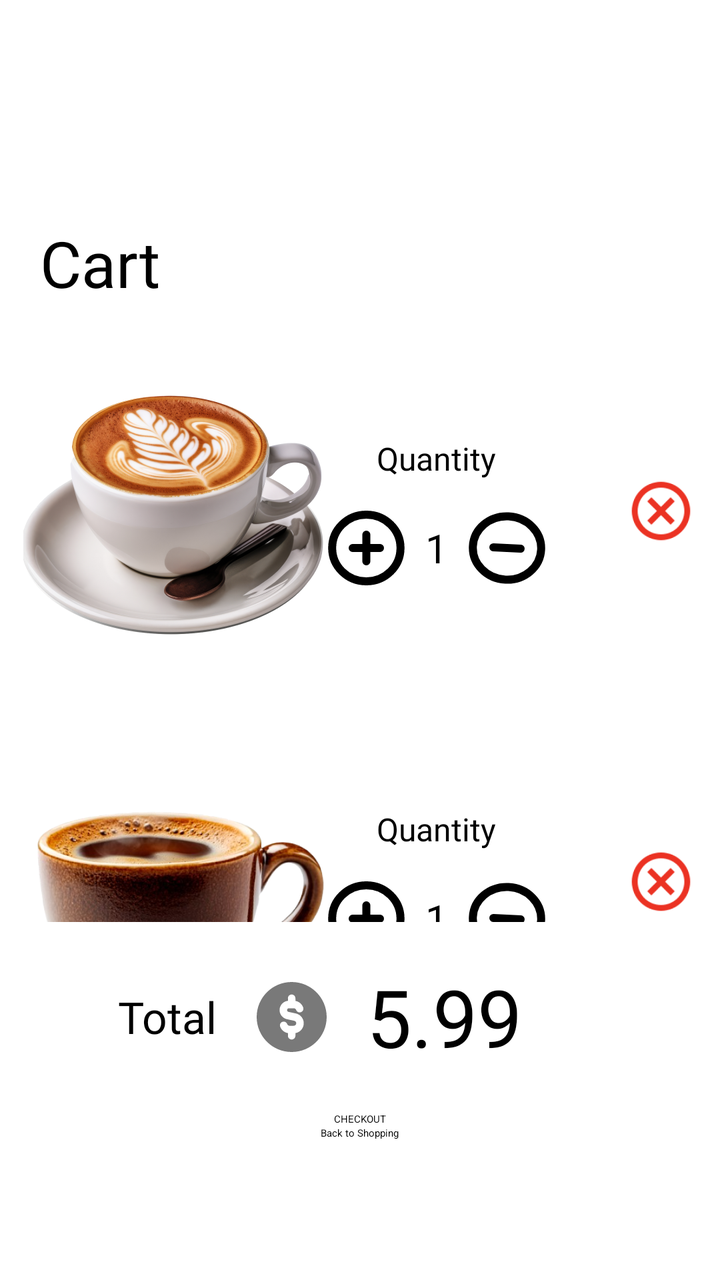
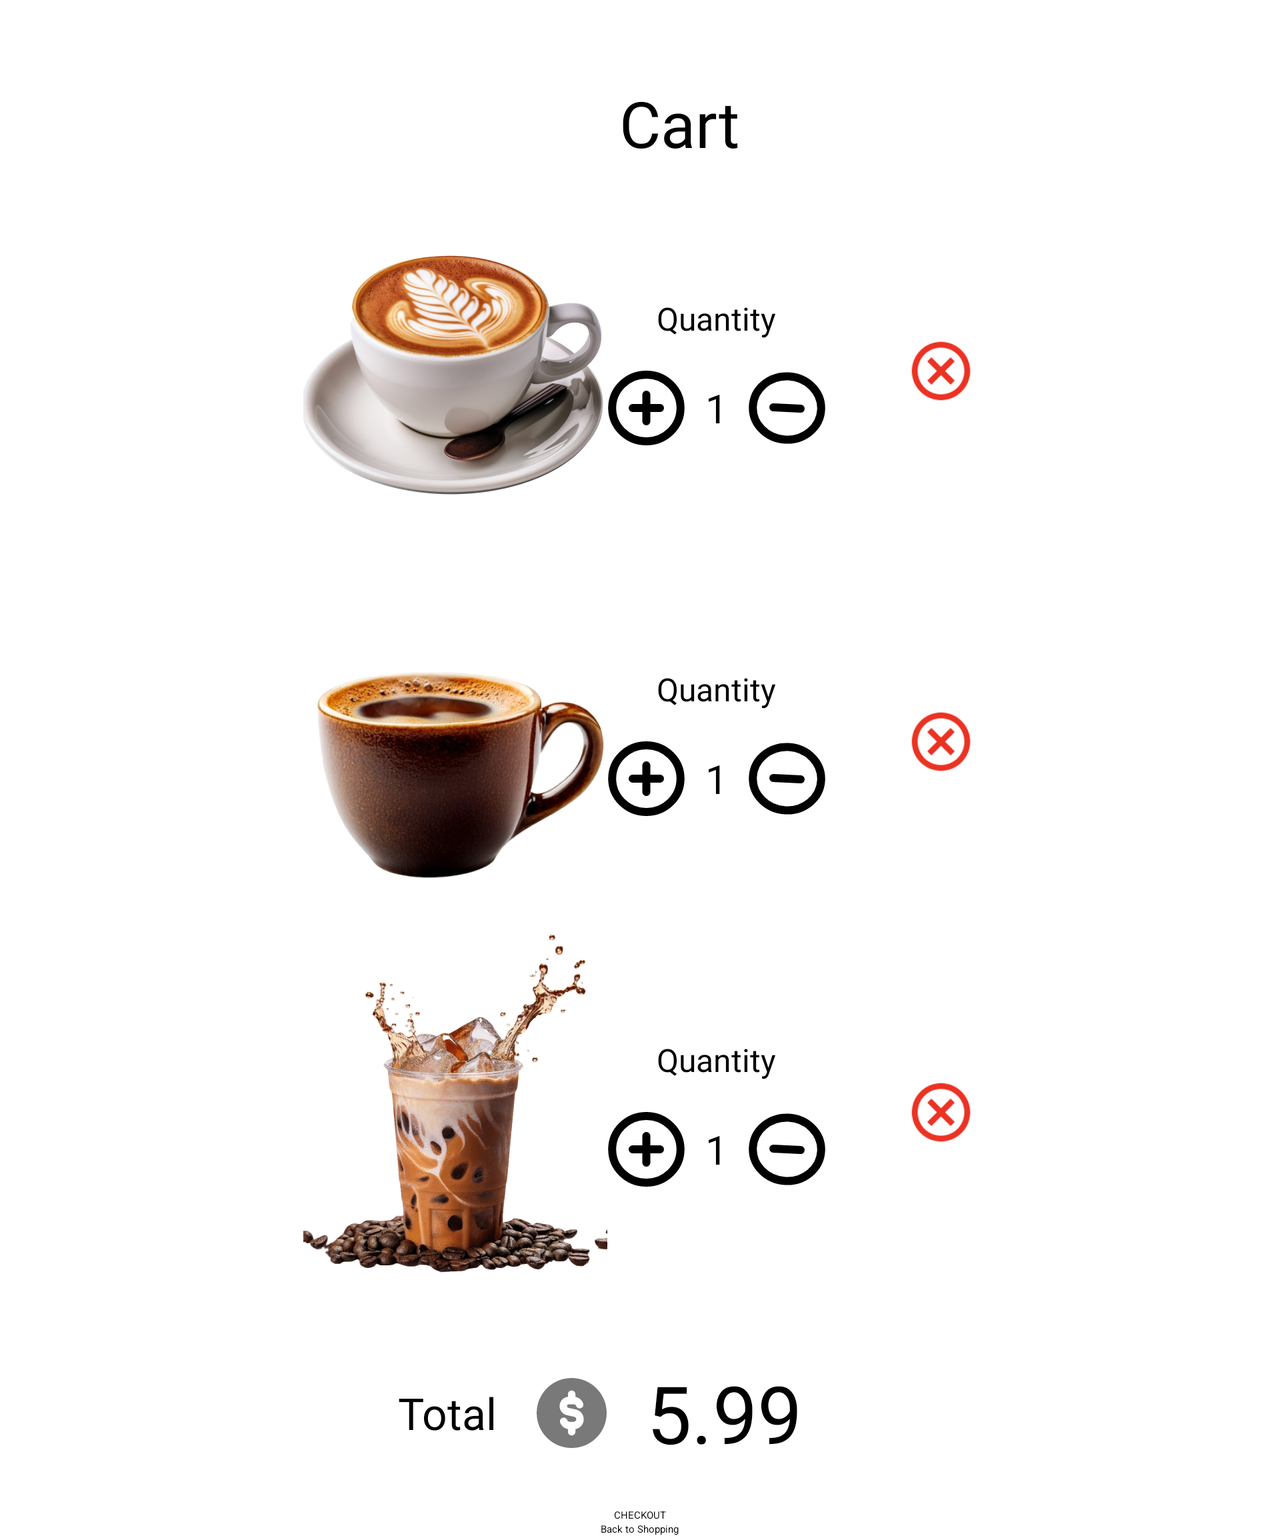

The same Android screen from two of the app's own layout files: first res/layout/ as a phone draws it, then the repository's variant for another configuration, drawn on a device whose configuration selects that folder. Both files follow.
<!-- AndroidManifest.xml: application theme Theme.Coffeeshop -->
<!-- res/layout/fragment_cart.xml -->
<?xml version="1.0" encoding="utf-8"?>
<RelativeLayout xmlns:android="http://schemas.android.com/apk/res/android"
    xmlns:tools="http://schemas.android.com/tools"
    xmlns:app="http://schemas.android.com/apk/res-auto"
    android:id="@+id/main"
    android:layout_width="match_parent"
    android:layout_height="match_parent"
    tools:context=".User.MainFragments.CartFragment"
    android:layout_marginVertical="70dp">


    <TextView
        android:id="@+id/cartText"
        android:layout_width="wrap_content"
        android:layout_height="wrap_content"
        android:text="Cart"
        android:textSize="32sp"
        android:fontFamily="@font/roboto"
        android:layout_marginTop="40dp"
        android:layout_marginStart="20dp"/>

    <ScrollView
        android:id="@+id/scrollList"
        android:layout_width="wrap_content"
        android:layout_height="wrap_content"
        android:layout_above="@id/totalTex"
        android:layout_below="@+id/cartText"
        android:layout_centerHorizontal="true">

        <LinearLayout
            android:layout_width="wrap_content"
            android:layout_height="wrap_content"
            android:layout_margin="10dp"
            android:orientation="vertical">

            <LinearLayout
                android:layout_width="wrap_content"
                android:layout_height="wrap_content"
                android:gravity="center_vertical">


                <ImageView
                    android:layout_width="wrap_content"
                    android:layout_height="wrap_content"
                    android:src="@drawable/cart1" />

                <LinearLayout
                    android:layout_width="wrap_content"
                    android:layout_height="wrap_content"
                    android:layout_alignParentEnd="true"
                    android:layout_marginEnd="40dp"
                    android:gravity="center_horizontal"
                    android:orientation="vertical">

                    <TextView
                        android:id="@+id/quantityText"
                        android:layout_width="wrap_content"
                        android:layout_height="wrap_content"
                        android:fontFamily="@font/roboto"
                        android:text="Quantity"
                        android:textSize="16sp" />

                    <LinearLayout
                        android:theme="@style/iconColorStyle"
                        android:layout_width="wrap_content"
                        android:layout_height="wrap_content"
                        android:layout_below="@id/quantityText"
                        android:layout_marginTop="15dp"
                        android:gravity="center"
                        android:orientation="horizontal">

                        <ImageView
                            android:layout_width="wrap_content"
                            android:layout_height="wrap_content"
                            android:background="@drawable/add_icon" />

                        <TextView
                            android:layout_width="wrap_content"
                            android:layout_height="wrap_content"
                            android:layout_marginStart="10dp"
                            android:layout_marginEnd="10dp"
                            android:fontFamily="@font/roboto"
                            android:text="1"
                            android:textSize="20sp" />

                        <ImageView
                            android:layout_width="wrap_content"
                            android:layout_height="wrap_content"
                            android:background="@drawable/minus_icon" />


                    </LinearLayout>

                </LinearLayout>

                <ImageView
                    android:layout_width="35dp"
                    android:layout_height="35dp"
                    android:background="@drawable/cancel" />

            </LinearLayout>

            <LinearLayout
                android:layout_width="wrap_content"
                android:layout_height="wrap_content"
                android:gravity="center_vertical">

                <ImageView
                    android:layout_width="wrap_content"
                    android:layout_height="wrap_content"
                    android:src="@drawable/cart2" />


                <LinearLayout
                    android:layout_width="wrap_content"
                    android:layout_height="wrap_content"
                    android:layout_alignParentEnd="true"
                    android:layout_marginEnd="40dp"
                    android:gravity="center_horizontal"
                    android:orientation="vertical">

                    <TextView
                        android:id="@+id/quantityText2"
                        android:layout_width="wrap_content"
                        android:layout_height="wrap_content"
                        android:fontFamily="@font/roboto"
                        android:text="Quantity"
                        android:textSize="16sp" />

                    <LinearLayout
                        android:theme="@style/iconColorStyle"
                        android:layout_width="wrap_content"
                        android:layout_height="wrap_content"
                        android:layout_below="@id/quantityText"
                        android:layout_marginTop="15dp"
                        android:gravity="center"
                        android:orientation="horizontal">

                        <ImageView
                            android:layout_width="wrap_content"
                            android:layout_height="wrap_content"
                            android:background="@drawable/add_icon" />

                        <TextView
                            android:layout_width="wrap_content"
                            android:layout_height="wrap_content"
                            android:layout_marginStart="10dp"
                            android:layout_marginEnd="10dp"
                            android:fontFamily="@font/roboto"
                            android:text="1"
                            android:textSize="20sp" />

                        <ImageView
                            android:layout_width="wrap_content"
                            android:layout_height="wrap_content"
                            android:background="@drawable/minus_icon" />


                    </LinearLayout>

                </LinearLayout>

                <ImageView
                    android:layout_width="35dp"
                    android:layout_height="35dp"
                    android:background="@drawable/cancel" />

            </LinearLayout>

            <LinearLayout
                android:layout_width="wrap_content"
                android:layout_height="wrap_content"
                android:gravity="center_vertical">

                <ImageView
                    android:layout_width="wrap_content"
                    android:layout_height="wrap_content"
                    android:src="@drawable/vecteezy_ai_generated_iced_coffee_splash_in_a_cup_with_coffee_beans_35906997_2" />


                <LinearLayout
                    android:layout_width="wrap_content"
                    android:layout_height="wrap_content"
                    android:layout_alignParentEnd="true"
                    android:layout_marginEnd="40dp"
                    android:gravity="center_horizontal"
                    android:orientation="vertical">

                    <TextView
                        android:id="@+id/quantityText3"
                        android:layout_width="wrap_content"
                        android:layout_height="wrap_content"
                        android:fontFamily="@font/roboto"
                        android:text="Quantity"
                        android:textSize="16sp" />

                    <LinearLayout
                        android:theme="@style/iconColorStyle"
                        android:layout_width="wrap_content"
                        android:layout_height="wrap_content"
                        android:layout_below="@id/quantityText"
                        android:layout_marginTop="15dp"
                        android:gravity="center"
                        android:orientation="horizontal">

                        <ImageView
                            android:layout_width="wrap_content"
                            android:layout_height="wrap_content"
                            android:background="@drawable/add_icon" />

                        <TextView
                            android:layout_width="wrap_content"
                            android:layout_height="wrap_content"
                            android:layout_marginStart="10dp"
                            android:layout_marginEnd="10dp"
                            android:fontFamily="@font/roboto"
                            android:text="1"
                            android:textSize="20sp" />

                        <ImageView
                            android:layout_width="wrap_content"
                            android:layout_height="wrap_content"
                            android:background="@drawable/minus_icon" />


                    </LinearLayout>

                </LinearLayout>

                <ImageView
                    android:layout_width="35dp"
                    android:layout_height="35dp"
                    android:background="@drawable/cancel" />

            </LinearLayout>
        </LinearLayout>

    </ScrollView>

    <LinearLayout
        android:id="@+id/totalTex"
        android:layout_centerHorizontal="true"
        android:layout_above="@id/checkoutButton"
        android:layout_width="wrap_content"
        android:layout_height="wrap_content"
        android:gravity="center_vertical"
        android:layout_margin="20dp"
        android:orientation="horizontal">

        <TextView
            android:layout_width="wrap_content"
            android:layout_height="wrap_content"
            android:layout_marginEnd="10dp"
            android:layout_marginStart="10dp"
            android:fontFamily="@font/roboto"
            android:text="Total"
            android:textSize="22sp"/>

        <ImageView
            android:layout_margin="10dp"
            android:layout_width="35dp"
            android:layout_height="35dp"
            android:src="@drawable/dollar_coin"/>

        <TextView
            android:layout_width="wrap_content"
            android:layout_height="wrap_content"
            android:layout_marginStart="10dp"
            android:layout_marginEnd="50dp"
            android:fontFamily="@font/capriola"
            android:text="5.99"
            android:textSize="40sp"/>



    </LinearLayout>

    <Button
        android:id="@+id/checkoutButton"
        android:layout_above="@id/backToShopping"
        android:layout_width="wrap_content"
        android:layout_height="wrap_content"
        android:layout_centerHorizontal="true"
        android:text="CHECKOUT"/>

    <Button
        style="@style/CustomButtonStyle2"
        android:id="@+id/backToShopping"
        android:layout_width="wrap_content"
        android:layout_height="wrap_content"
        android:layout_alignParentBottom="true"
        android:layout_centerHorizontal="true"
        android:text="Back to Shopping"/>

</RelativeLayout>
<!-- resources referenced by this layout -->
<resources>
  <!-- drawable add_icon (drawable) -->
  <vector xmlns:android="http://schemas.android.com/apk/res/android"
      android:width="39dp"
      android:height="38dp"
      android:viewportWidth="39"
      android:viewportHeight="38">
    <path
        android:pathData="M19.5,12.333V25.667M12.667,19H26.333M36.583,19C36.583,28.205 28.935,35.667 19.5,35.667C10.065,35.667 2.417,28.205 2.417,19C2.417,9.795 10.065,2.333 19.5,2.333C28.935,2.333 36.583,9.795 36.583,19Z"
        android:strokeLineJoin="round"
        android:strokeWidth="4"
        android:fillColor="#00000000"
        android:strokeColor="#1E1E1E"
        android:strokeLineCap="round"/>
  </vector>
  <!-- drawable cancel: png bitmap (drawable-nodpi, 10342 bytes) -->
  <!-- drawable cart1: png bitmap (drawable-nodpi, 225871 bytes) -->
  <!-- drawable cart2: png bitmap (drawable-nodpi, 186729 bytes) -->
  <!-- drawable dollar_coin (drawable) -->
  <vector xmlns:android="http://schemas.android.com/apk/res/android"
      android:width="14dp"
      android:height="14dp"
      android:viewportWidth="14"
      android:viewportHeight="14">
    <group>
      <clip-path
          android:pathData="M0,0h14v14h-14z"/>
      <path
          android:pathData="M14,7C14,10.866 10.866,14 7,14C3.134,14 0,10.866 0,7C0,3.134 3.134,0 7,0C10.866,0 14,3.134 14,7ZM7.75,3.25C7.75,2.836 7.414,2.5 7,2.5C6.586,2.5 6.25,2.836 6.25,3.25V3.76C5.313,3.86 4.583,4.653 4.583,5.616C4.583,6.493 5.194,7.251 6.05,7.438L7.524,7.761C7.753,7.811 7.917,8.014 7.917,8.25C7.917,8.526 7.692,8.75 7.417,8.75H6.583C6.367,8.75 6.181,8.612 6.112,8.417C5.974,8.026 5.545,7.821 5.155,7.96C4.764,8.098 4.559,8.526 4.697,8.917C4.936,9.591 5.526,10.101 6.25,10.222V10.75C6.25,11.164 6.586,11.5 7,11.5C7.414,11.5 7.75,11.164 7.75,10.75V10.222C8.696,10.064 9.417,9.24 9.417,8.25C9.417,7.31 8.762,6.496 7.844,6.295L6.371,5.973C6.203,5.936 6.083,5.788 6.083,5.616C6.083,5.414 6.247,5.25 6.449,5.25H7.417C7.565,5.25 7.697,5.313 7.79,5.417C7.833,5.465 7.867,5.522 7.888,5.583C8.026,5.974 8.455,6.178 8.845,6.04C9.236,5.902 9.441,5.474 9.303,5.083C9.215,4.834 9.079,4.608 8.907,4.416C8.612,4.087 8.207,3.855 7.75,3.778V3.25Z"
          android:fillColor="#797979"
          android:fillType="evenOdd"/>
    </group>
  </vector>
  <!-- drawable minus_icon (drawable) -->
  <vector xmlns:android="http://schemas.android.com/apk/res/android"
      android:width="39dp"
      android:height="36dp"
      android:viewportWidth="39"
      android:viewportHeight="36">
    <path
        android:pathData="M12.675,17.669L26.325,18.331M36.563,18.828C36.14,27.562 28.157,34.272 18.733,33.815C9.309,33.358 2.013,25.907 2.437,17.172C2.86,8.438 10.843,1.728 20.267,2.185C29.691,2.642 36.987,10.093 36.563,18.828Z"
        android:strokeLineJoin="round"
        android:strokeWidth="4"
        android:fillColor="#00000000"
        android:strokeColor="#1E1E1E"
        android:strokeLineCap="round"/>
  </vector>
  <!-- drawable vecteezy_ai_generated_iced_coffee_splash_in_a_cup_with_coffee_beans_35906997_2: png bitmap (drawable-nodpi, 239443 bytes) -->
  <style name="CustomButtonStyle2" parent="Widget.Material3.Button">
          <item name="android:textColor">@color/black</item>
          <item name="android:backgroundTint">#00FFFFFF</item>
      </style>
  <style name="iconColorStyle">
          <item name="android:backgroundTint">@color/black</item>
      </style>
  <color name="black">#FF000000</color>
</resources>
<!-- res/layout-land/fragment_cart.xml (the repository's variant of the layout above) -->
<!-- drawn on the phone turned sideways -->
<?xml version="1.0" encoding="utf-8"?>
<ScrollView xmlns:android="http://schemas.android.com/apk/res/android"
    xmlns:tools="http://schemas.android.com/tools"
    xmlns:app="http://schemas.android.com/apk/res-auto"
    android:id="@+id/main"
    android:layout_width="match_parent"
    android:layout_height="match_parent"
    tools:context=".User.MainFragments.CartFragment">

    <LinearLayout
        android:layout_width="match_parent"
        android:layout_height="wrap_content"
        android:orientation="vertical"
        android:gravity="center">

        <TextView
            android:id="@+id/cartText"
            android:layout_width="wrap_content"
            android:layout_height="wrap_content"
            android:text="Cart"
            android:textSize="32sp"
            android:fontFamily="@font/roboto"
            android:layout_marginTop="40dp"
            android:layout_marginStart="20dp"/>

        <LinearLayout
            android:orientation="vertical"
            android:id="@+id/scrollList"
            android:layout_width="wrap_content"
            android:layout_height="wrap_content"
            android:layout_above="@id/totalTex"
            android:layout_below="@+id/cartText"
            android:layout_centerHorizontal="true">

            <LinearLayout
                android:layout_width="wrap_content"
                android:layout_height="wrap_content"
                android:layout_margin="10dp"
                android:orientation="vertical">

                <LinearLayout
                    android:layout_width="wrap_content"
                    android:layout_height="wrap_content"
                    android:gravity="center_vertical">

                    <ImageView
                        android:layout_width="wrap_content"
                        android:layout_height="wrap_content"
                        android:src="@drawable/cart1" />


                    <LinearLayout
                        android:layout_width="wrap_content"
                        android:layout_height="wrap_content"
                        android:layout_alignParentEnd="true"
                        android:layout_marginEnd="40dp"
                        android:gravity="center_horizontal"
                        android:orientation="vertical">

                        <TextView
                            android:id="@+id/quantityText"
                            android:layout_width="wrap_content"
                            android:layout_height="wrap_content"
                            android:fontFamily="@font/roboto"
                            android:text="Quantity"
                            android:textSize="16sp" />

                        <LinearLayout
                            android:theme="@style/iconColorStyle"
                            android:layout_width="wrap_content"
                            android:layout_height="wrap_content"
                            android:layout_below="@id/quantityText"
                            android:layout_marginTop="15dp"
                            android:gravity="center"
                            android:orientation="horizontal">

                            <ImageView
                                android:layout_width="wrap_content"
                                android:layout_height="wrap_content"
                                android:background="@drawable/add_icon" />

                            <TextView
                                android:layout_width="wrap_content"
                                android:layout_height="wrap_content"
                                android:layout_marginStart="10dp"
                                android:layout_marginEnd="10dp"
                                android:fontFamily="@font/roboto"
                                android:text="1"
                                android:textSize="20sp" />

                            <ImageView
                                android:layout_width="wrap_content"
                                android:layout_height="wrap_content"
                                android:background="@drawable/minus_icon" />


                        </LinearLayout>

                    </LinearLayout>

                    <ImageView
                        android:layout_width="35dp"
                        android:layout_height="35dp"
                        android:background="@drawable/cancel" />

                </LinearLayout>

                <LinearLayout
                    android:layout_width="wrap_content"
                    android:layout_height="wrap_content"
                    android:gravity="center_vertical">

                    <ImageView
                        android:layout_width="wrap_content"
                        android:layout_height="wrap_content"
                        android:src="@drawable/cart2" />


                    <LinearLayout
                        android:layout_width="wrap_content"
                        android:layout_height="wrap_content"
                        android:layout_alignParentEnd="true"
                        android:layout_marginEnd="40dp"
                        android:gravity="center_horizontal"
                        android:orientation="vertical">

                        <TextView
                            android:id="@+id/quantityText2"
                            android:layout_width="wrap_content"
                            android:layout_height="wrap_content"
                            android:fontFamily="@font/roboto"
                            android:text="Quantity"
                            android:textSize="16sp" />

                        <LinearLayout
                            android:theme="@style/iconColorStyle"
                            android:layout_width="wrap_content"
                            android:layout_height="wrap_content"
                            android:layout_below="@id/quantityText"
                            android:layout_marginTop="15dp"
                            android:gravity="center"
                            android:orientation="horizontal">

                            <ImageView
                                android:layout_width="wrap_content"
                                android:layout_height="wrap_content"
                                android:background="@drawable/add_icon" />

                            <TextView
                                android:layout_width="wrap_content"
                                android:layout_height="wrap_content"
                                android:layout_marginStart="10dp"
                                android:layout_marginEnd="10dp"
                                android:fontFamily="@font/roboto"
                                android:text="1"
                                android:textSize="20sp" />

                            <ImageView
                                android:layout_width="wrap_content"
                                android:layout_height="wrap_content"
                                android:background="@drawable/minus_icon" />


                        </LinearLayout>

                    </LinearLayout>

                    <ImageView
                        android:layout_width="35dp"
                        android:layout_height="35dp"
                        android:background="@drawable/cancel" />

                </LinearLayout>

                <LinearLayout
                    android:layout_width="wrap_content"
                    android:layout_height="wrap_content"
                    android:gravity="center_vertical">

                    <ImageView
                        android:layout_width="wrap_content"
                        android:layout_height="wrap_content"
                        android:src="@drawable/vecteezy_ai_generated_iced_coffee_splash_in_a_cup_with_coffee_beans_35906997_2" />


                    <LinearLayout
                        android:layout_width="wrap_content"
                        android:layout_height="wrap_content"
                        android:layout_alignParentEnd="true"
                        android:layout_marginEnd="40dp"
                        android:gravity="center_horizontal"
                        android:orientation="vertical">

                        <TextView
                            android:id="@+id/quantityText3"
                            android:layout_width="wrap_content"
                            android:layout_height="wrap_content"
                            android:fontFamily="@font/roboto"
                            android:text="Quantity"
                            android:textSize="16sp" />

                        <LinearLayout
                            android:theme="@style/iconColorStyle"
                            android:layout_width="wrap_content"
                            android:layout_height="wrap_content"
                            android:layout_below="@id/quantityText"
                            android:layout_marginTop="15dp"
                            android:gravity="center"
                            android:orientation="horizontal">

                            <ImageView
                                android:layout_width="wrap_content"
                                android:layout_height="wrap_content"
                                android:background="@drawable/add_icon" />

                            <TextView
                                android:layout_width="wrap_content"
                                android:layout_height="wrap_content"
                                android:layout_marginStart="10dp"
                                android:layout_marginEnd="10dp"
                                android:fontFamily="@font/roboto"
                                android:text="1"
                                android:textSize="20sp" />

                            <ImageView
                                android:layout_width="wrap_content"
                                android:layout_height="wrap_content"
                                android:background="@drawable/minus_icon" />


                        </LinearLayout>

                    </LinearLayout>

                    <ImageView
                        android:layout_width="35dp"
                        android:layout_height="35dp"
                        android:background="@drawable/cancel" />

                </LinearLayout>
            </LinearLayout>

        </LinearLayout>

        <LinearLayout
            android:id="@+id/totalTex"
            android:layout_centerHorizontal="true"
            android:layout_above="@id/checkoutButton"
            android:layout_width="wrap_content"
            android:layout_height="wrap_content"
            android:gravity="center_vertical"
            android:layout_margin="20dp"
            android:orientation="horizontal">

            <TextView
                android:layout_width="wrap_content"
                android:layout_height="wrap_content"
                android:layout_marginEnd="10dp"
                android:layout_marginStart="10dp"
                android:fontFamily="@font/roboto"
                android:text="Total"
                android:textSize="22sp"/>

            <ImageView
                android:layout_margin="10dp"
                android:layout_width="35dp"
                android:layout_height="35dp"
                android:src="@drawable/dollar_coin"/>

            <TextView
                android:layout_width="wrap_content"
                android:layout_height="wrap_content"
                android:layout_marginStart="10dp"
                android:layout_marginEnd="50dp"
                android:fontFamily="@font/capriola"
                android:text="5.99"
                android:textSize="40sp"/>



        </LinearLayout>

        <Button
            android:id="@+id/checkoutButton"
            android:layout_above="@id/backToShopping"
            android:layout_width="wrap_content"
            android:layout_height="wrap_content"
            android:layout_centerHorizontal="true"
            android:text="CHECKOUT"/>

        <Button
            style="@style/CustomButtonStyle2"
            android:id="@+id/backToShopping"
            android:layout_width="wrap_content"
            android:layout_height="wrap_content"
            android:layout_alignParentBottom="true"
            android:layout_centerHorizontal="true"
            android:text="Back to Shopping"/>


    </LinearLayout>


</ScrollView>
